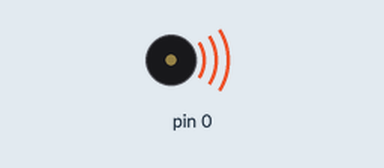
Simulated run of this sketch. Board: Arduino Uno, built with avr-gcc and run on an emulated ATmega328P. On the bench: buzzer (waves = sounding).

Above: at 0.1 s.
Timing chart, 0 to 1.6 s (numbered marks = the images above):
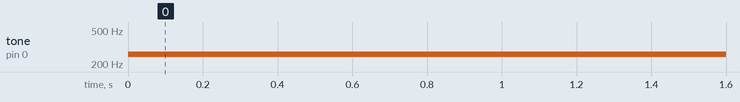

The sketch:

Buzzer.ino
```cpp
#include "Buzzer.h"

Buzzer* buzzer;
void setup(){
buzzer = new Buzzer(0);
}
void loop(){
  buzzer->beep(1,261);

}
```

Buzzer.cpp
```cpp
/**
 @author Carlo Pezzotti
 @last modified Paolo Weishaupt
 @version 2018.12.19
*/

// Include this library's description file.
#include "Buzzer.h"
#import <Arduino.h>

/**
 Costruttore personalizzato.
 @param pin Pin del buzzer.
*/

Buzzer::Buzzer(int pin)
{
  _pin = pin;
	pinMode(pin, OUTPUT);
}

/**
 Metodo che data una certa frequenza e una durata, fa suonare il piezo buzzer.
 @param duration durata del beep
 @param hertz frequenza del beep
*/
void Buzzer::beep(int duration, int hertz) {
	tone(_pin,hertz,duration);
}
```

Buzzer.h
```cpp
/**
 @author Carlo Pezzotti
 @last modified Paolo Weishaupt
 @version 2018.12.19
*/

// Ensure this library description is only included once
#ifndef Buzzer_h
#define Buzzer_h

// Library interface description
class Buzzer
{
	// User-accessible "public" interface
  public:
	  int _duration;
		int _hertz;
		int _pin;
		Buzzer(int);
		void beep(int, int);
};

#endif
```

Measured:
- by itself, tone on pin 0: silent → 261 Hz at 0.00 s
